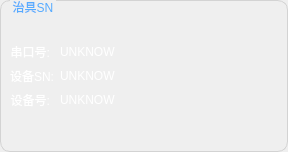
<?xml version="1.0" encoding="UTF-8"?>
<ui version="4.0">
 <class>WidgetTestItem</class>
 <widget class="QWidget" name="WidgetTestItem">
  <property name="geometry">
   <rect>
    <x>0</x>
    <y>0</y>
    <width>288</width>
    <height>152</height>
   </rect>
  </property>
  <property name="minimumSize">
   <size>
    <width>288</width>
    <height>152</height>
   </size>
  </property>
  <property name="maximumSize">
   <size>
    <width>288</width>
    <height>152</height>
   </size>
  </property>
  <property name="windowTitle">
   <string>Form</string>
  </property>
  <property name="styleSheet">
   <string notr="true">* {
color: rgb(255, 255, 255);
font: 18px &quot;.Helvetica Neue DeskInterface&quot;;
}
QGroupBox {
	border-width:1px;
	border-style:solid;
	border-color:lightGray;
	margin-top: 0.5ex;
	border-radius:10px
}
QGroupBox::title {
	
	color: rgb(85, 170, 255);
   subcontrol-origin: margin;
   subcontrol-position: top left;
   left:10px;
   margin-left: 0px;
   padding:0 1px;
}</string>
  </property>
  <layout class="QGridLayout" name="gridLayout">
   <property name="leftMargin">
    <number>0</number>
   </property>
   <property name="topMargin">
    <number>0</number>
   </property>
   <property name="rightMargin">
    <number>0</number>
   </property>
   <property name="bottomMargin">
    <number>0</number>
   </property>
   <property name="spacing">
    <number>0</number>
   </property>
   <item row="0" column="0">
    <widget class="QGroupBox" name="groupBox">
     <property name="styleSheet">
      <string notr="true"/>
     </property>
     <property name="title">
      <string>治具SN</string>
     </property>
     <layout class="QGridLayout" name="gridLayout_2">
      <property name="leftMargin">
       <number>0</number>
      </property>
      <property name="topMargin">
       <number>0</number>
      </property>
      <property name="rightMargin">
       <number>0</number>
      </property>
      <property name="bottomMargin">
       <number>0</number>
      </property>
      <property name="spacing">
       <number>0</number>
      </property>
      <item row="1" column="0">
       <widget class="QStackedWidget" name="stackedWidget">
        <widget class="QWidget" name="page_index">
         <layout class="QFormLayout" name="formLayout">
          <item row="1" column="0">
           <widget class="QLabel" name="label">
            <property name="text">
             <string>串口号:</string>
            </property>
            <property name="alignment">
             <set>Qt::AlignRight|Qt::AlignTrailing|Qt::AlignVCenter</set>
            </property>
           </widget>
          </item>
          <item row="1" column="1">
           <widget class="QLabel" name="label_port">
            <property name="text">
             <string>UNKNOW</string>
            </property>
           </widget>
          </item>
          <item row="2" column="0">
           <widget class="QLabel" name="label_7">
            <property name="text">
             <string>设备SN:</string>
            </property>
            <property name="alignment">
             <set>Qt::AlignRight|Qt::AlignTrailing|Qt::AlignVCenter</set>
            </property>
           </widget>
          </item>
          <item row="2" column="1">
           <widget class="QLabel" name="label_deviceSN">
            <property name="styleSheet">
             <string notr="true"/>
            </property>
            <property name="text">
             <string>UNKNOW</string>
            </property>
            <property name="wordWrap">
             <bool>false</bool>
            </property>
            <property name="openExternalLinks">
             <bool>false</bool>
            </property>
           </widget>
          </item>
          <item row="3" column="0">
           <widget class="QLabel" name="label_9">
            <property name="text">
             <string>设备号:</string>
            </property>
            <property name="alignment">
             <set>Qt::AlignRight|Qt::AlignTrailing|Qt::AlignVCenter</set>
            </property>
           </widget>
          </item>
          <item row="3" column="1">
           <widget class="QLabel" name="label_device">
            <property name="text">
             <string>UNKNOW</string>
            </property>
           </widget>
          </item>
          <item row="0" column="1">
           <spacer name="verticalSpacer">
            <property name="orientation">
             <enum>Qt::Vertical</enum>
            </property>
            <property name="sizeHint" stdset="0">
             <size>
              <width>20</width>
              <height>40</height>
             </size>
            </property>
           </spacer>
          </item>
          <item row="4" column="1">
           <spacer name="verticalSpacer_2">
            <property name="orientation">
             <enum>Qt::Vertical</enum>
            </property>
            <property name="sizeHint" stdset="0">
             <size>
              <width>20</width>
              <height>40</height>
             </size>
            </property>
           </spacer>
          </item>
         </layout>
        </widget>
        <widget class="QWidget" name="page_free">
         <property name="styleSheet">
          <string notr="true">font: 24px &quot;.Helvetica Neue DeskInterface&quot;;</string>
         </property>
         <layout class="QHBoxLayout" name="horizontalLayout">
          <item>
           <spacer name="horizontalSpacer">
            <property name="orientation">
             <enum>Qt::Horizontal</enum>
            </property>
            <property name="sizeHint" stdset="0">
             <size>
              <width>78</width>
              <height>20</height>
             </size>
            </property>
           </spacer>
          </item>
          <item>
           <widget class="QLabel" name="label_2">
            <property name="text">
             <string>无治具载入</string>
            </property>
           </widget>
          </item>
          <item>
           <spacer name="horizontalSpacer_2">
            <property name="orientation">
             <enum>Qt::Horizontal</enum>
            </property>
            <property name="sizeHint" stdset="0">
             <size>
              <width>78</width>
              <height>20</height>
             </size>
            </property>
           </spacer>
          </item>
         </layout>
        </widget>
        <widget class="QWidget" name="page_testing">
         <property name="styleSheet">
          <string notr="true">font: 24px &quot;.Helvetica Neue DeskInterface&quot;;</string>
         </property>
         <layout class="QHBoxLayout" name="horizontalLayout_2">
          <item>
           <spacer name="horizontalSpacer_3">
            <property name="orientation">
             <enum>Qt::Horizontal</enum>
            </property>
            <property name="sizeHint" stdset="0">
             <size>
              <width>24</width>
              <height>20</height>
             </size>
            </property>
           </spacer>
          </item>
          <item>
           <layout class="QVBoxLayout" name="verticalLayout">
            <property name="spacing">
             <number>0</number>
            </property>
            <item>
             <spacer name="verticalSpacer_4">
              <property name="orientation">
               <enum>Qt::Vertical</enum>
              </property>
              <property name="sizeHint" stdset="0">
               <size>
                <width>20</width>
                <height>40</height>
               </size>
              </property>
             </spacer>
            </item>
            <item>
             <widget class="QPushButton" name="button_more">
              <property name="minimumSize">
               <size>
                <width>200</width>
                <height>50</height>
               </size>
              </property>
              <property name="maximumSize">
               <size>
                <width>200</width>
                <height>16777215</height>
               </size>
              </property>
              <property name="styleSheet">
               <string notr="true">QPushButton{
	border-top-left-radius: 4px;
	border-top-right-radius: 4px;
	background-color: rgb(255, 255, 255);
	color: rgb(66, 66, 66);
	font: 18px &quot;.Helvetica Neue DeskInterface&quot;;
}
QPushButton:pressed{
background-color: rgba(255, 255, 255, 128);
}
</string>
              </property>
              <property name="text">
               <string>正在检测...</string>
              </property>
             </widget>
            </item>
            <item>
             <widget class="QProgressBar" name="progressBar">
              <property name="minimumSize">
               <size>
                <width>200</width>
                <height>5</height>
               </size>
              </property>
              <property name="maximumSize">
               <size>
                <width>200</width>
                <height>5</height>
               </size>
              </property>
              <property name="contextMenuPolicy">
               <enum>Qt::NoContextMenu</enum>
              </property>
              <property name="styleSheet">
               <string notr="true">QProgressBar {
    border: 0px solid #76797C;
    border-radius:1px;
    text-align: center;
	background-color: transparent;
}

QProgressBar::chunk {
    background-color:rgb(85, 170, 255);
	width: 20px;
	height:5px;
}</string>
              </property>
              <property name="value">
               <number>24</number>
              </property>
              <property name="textVisible">
               <bool>false</bool>
              </property>
             </widget>
            </item>
            <item>
             <spacer name="verticalSpacer_3">
              <property name="orientation">
               <enum>Qt::Vertical</enum>
              </property>
              <property name="sizeHint" stdset="0">
               <size>
                <width>20</width>
                <height>40</height>
               </size>
              </property>
             </spacer>
            </item>
           </layout>
          </item>
          <item>
           <spacer name="horizontalSpacer_4">
            <property name="orientation">
             <enum>Qt::Horizontal</enum>
            </property>
            <property name="sizeHint" stdset="0">
             <size>
              <width>24</width>
              <height>20</height>
             </size>
            </property>
           </spacer>
          </item>
         </layout>
        </widget>
        <widget class="QWidget" name="page_result">
         <widget class="QPushButton" name="pushButton_4">
          <property name="geometry">
           <rect>
            <x>70</x>
            <y>30</y>
            <width>141</width>
            <height>91</height>
           </rect>
          </property>
          <property name="text">
           <string>成功</string>
          </property>
         </widget>
        </widget>
       </widget>
      </item>
     </layout>
    </widget>
   </item>
  </layout>
 </widget>
 <resources/>
 <connections/>
</ui>
